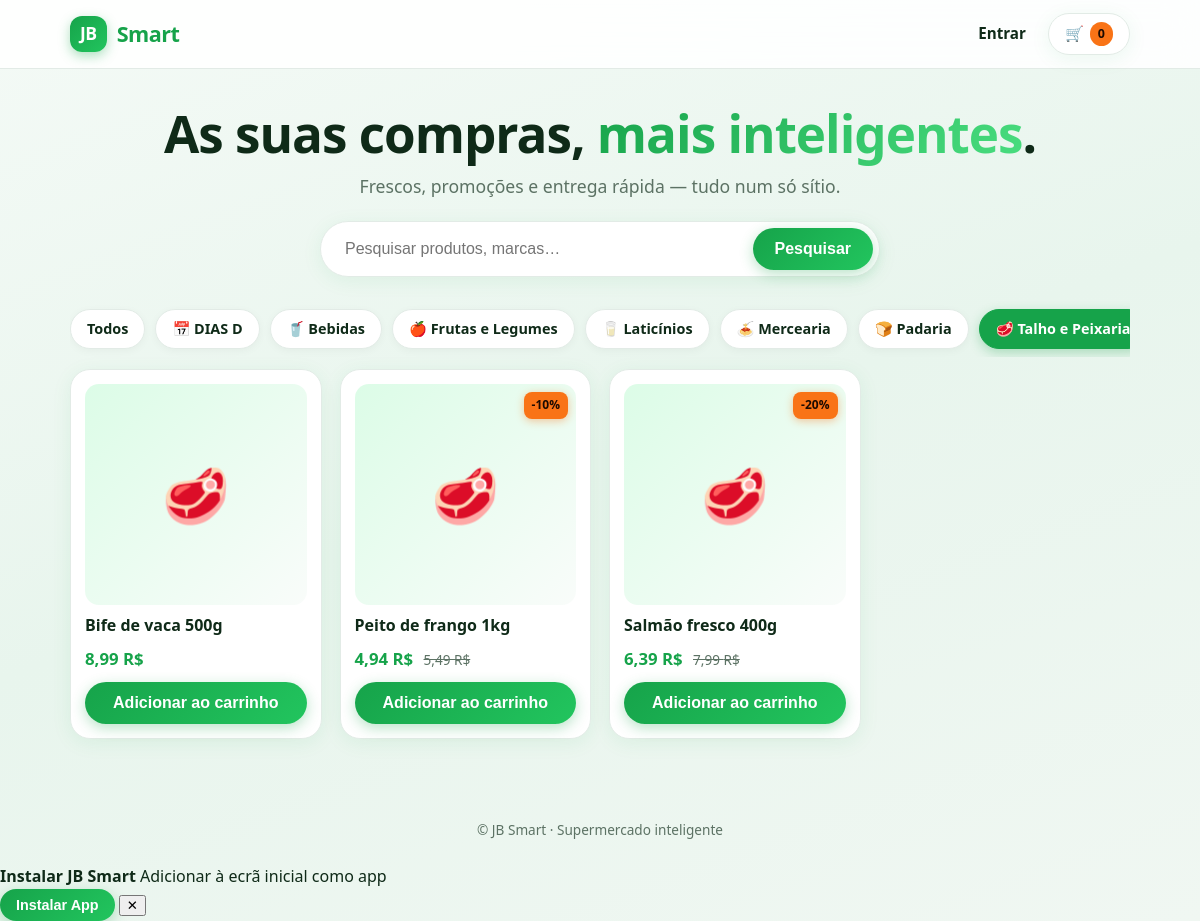
/?cat=2, run on the app's committed database.
### loja/models.py (models this page shows, shortened)
class Categoria(models.Model):
    nome = models.CharField(max_length=80)
    imagem = models.ImageField(upload_to="categorias/", blank=True, null=True)
    emoji = models.CharField(max_length=4, default="🛒", blank=True)
    class Meta:
        ordering = ["nome"]

class Produto(models.Model):
    categoria = models.ForeignKey(Categoria, on_delete=models.CASCADE, related_name="produtos")
    nome = models.CharField(max_length=120)
    preco = models.DecimalField("Preço (R$)", max_digits=8, decimal_places=2)
    promocao = models.PositiveSmallIntegerField("Desconto (%)", default=0)
    stock = models.PositiveIntegerField(default=0)
    imagem = models.ImageField(upload_to="produtos/", blank=True, storage=None)
    ativo = models.BooleanField(default=True)
    class Meta:
        ordering = ["nome"]
    @property
    def preco_final(self):
        desconto = Decimal(100 - min(self.promocao, 100)) / Decimal(100)
        return (self.preco * desconto).quantize(Decimal("0.01"), rounding=ROUND_HALF_UP)

### loja/views.py (the view)
# urls.py: path("", views.lista, name="lista"),
def lista(request):
    produtos = Produto.objects.filter(ativo=True).select_related("categoria")
    q = request.GET.get("q", "").strip()
    cat = request.GET.get("cat")
    so_promo = request.GET.get("promo")
    if q:
        produtos = produtos.filter(Q(nome__icontains=q) | Q(categoria__nome__icontains=q))
    if cat:
        produtos = produtos.filter(categoria_id=cat)
    if so_promo:
        produtos = produtos.filter(promocao__gt=0)
    return render(request, "loja/lista.html", {
        "produtos": produtos, "categorias": Categoria.objects.all(),
        "q": q, "cat": cat, "so_promo": so_promo,
    })

### loja/cart.py (called while the page is built)
    def __len__(self):
        return sum(self.dados.values())

### loja/context_processors.py (called while the page is built)
def carrinho(request):
    return {"carrinho_qtd": len(Carrinho(request))}

### loja/templates/loja/lista.html (shortened to what this page needs)
{% extends "loja/base.html" %}
{% block content %}
<section class="hero">
  <h1>As suas compras, <em>mais inteligentes</em>.</h1>
  <p>Frescos, promoções e entrega rápida — tudo num só sítio.</p>
  <form class="search" method="get">
    <input name="q" value="{{ q }}" placeholder="Pesquisar produtos, marcas…">
    <button class="btn" type="submit">Pesquisar</button>
  </form>
</section>
<div class="chips">
  <a class="chip {% if not cat and not so_promo %}on{% endif %}" href="{% url 'lista' %}">Todos</a>
  <a class="chip" href="{% url 'dias_d' %}">📅 DIAS D</a>
  {% for c in categorias %}
    <a class="chip {% if cat == c.pk|stringformat:'s' %}on{% endif %}" href="?cat={{ c.pk }}">{{ c.emoji }} {{ c.nome }}</a>
  {% endfor %}
</div>
<div class="grid" id="productsGrid">
  {% for p in produtos %}
  <article class="card product-card" style="opacity:0;">
    <div class="img">
      {% if p.imagem %}
        <img src="{{ p.imagem.url }}" alt="{{ p.nome }}">
      {% else %}
        <span>{{ p.categoria.emoji }}</span>
      {% endif %}
      {% if p.promocao %}<span class="tag">-{{ p.promocao }}%</span>{% endif %}
    </div>
    <h3>{{ p.nome }}</h3>
    <div class="price">
      <strong>{{ p.preco_final }} R$</strong>
      {% if p.promocao %}<s>{{ p.preco }} R$</s>{% endif %}
    </div>
    {% if p.stock > 0 %}
      <form method="post" action="{% url 'adicionar' p.pk %}">{% csrf_token %}
        <button class="btn full">Adicionar ao carrinho</button>
      </form>
    {% else %}
      <button class="btn full off" disabled>Esgotado</button>
    {% endif %}
  </article>
  {% empty %}
  <p class="muted" style="grid-column:1/-1;text-align:center;padding:40px 0;">Nenhum produto encontrado.</p>
  {% endfor %}
</div>
{% endblock %}

### loja/static/loja/css/style.css (style rules this page uses)
:root { --bg: #f4faf6; --bg-grad: linear-gradient(160deg, #f4faf6 0%, #e8f5ed 50%, #f0f7f2 100%); --surface: #ffffff; --surface-2: #f9fcfa; --text: #0f2a18; --muted: #5c7264; --brand: #16a34a; --brand-dark: #128a3e; --brand-light: #dcfce7; --accent: #f97316; --accent-soft: #ffedd5; --line: #e2ebe6; --shadow: 0 4px 20px rgba(22, 163, 74, 0.08); --shadow-lg: 0 12px 40px rgba(22, 163, 74, 0.12); --radius: 20px; --radius-sm: 14px; --on: #ffffff; --err: #dc2626; --ok: #16a34a; --transition: 0.25s cubic-bezier(0.4, 0, 0.2, 1); }
* { box-sizing: border-box; }
html { scroll-behavior: smooth; }
body { margin: 0; background: var(--bg-grad); background-attachment: fixed; color: var(--text); font-family: system-ui, -apple-system, "Segoe UI", Roboto, "Helvetica Neue", sans-serif; line-height: 1.55; padding-bottom: env(safe-area-inset-bottom); min-height: 100vh; }
a { color: var(--brand); text-decoration: none; transition: color var(--transition); }
.btn { display: inline-flex; align-items: center; justify-content: center; gap: 8px; background: linear-gradient(135deg, var(--brand), #22c55e); color: white; border: none; border-radius: 999px; padding: 12px 24px; font-weight: 700; font-size: 1rem; text-decoration: none; cursor: pointer; transition: transform var(--transition), box-shadow var(--transition), filter var(--transition); box-shadow: 0 4px 14px rgba(22, 163, 74, 0.3); }
.btn.full { width: 100%; }
.hero { padding: 36px 0 16px; text-align: center; }
.hero h1 { font-size: clamp(2rem, 6vw, 3.2rem); line-height: 1.1; margin: 0 0 12px; font-weight: 800; letter-spacing: -1px; }
.hero h1 em { font-style: normal; background: linear-gradient(135deg, var(--brand), #4ade80); -webkit-background-clip: text; -webkit-text-fill-color: transparent; background-clip: text; }
.hero p { color: var(--muted); font-size: 1.1rem; margin: 0 0 20px; }
.search { display: flex; gap: 10px; max-width: 560px; margin: 0 auto; background: var(--surface); padding: 6px; border-radius: 999px; box-shadow: var(--shadow); border: 1px solid var(--line); }
.search input { flex: 1; border: none; background: transparent; padding: 12px 18px; font-size: 1rem; outline: none; }
.search .btn { padding: 12px 22px; }
.chips { display: flex; gap: 10px; overflow-x: auto; padding: 16px 0 8px; scrollbar-width: none; -ms-overflow-style: none; }
.chip { white-space: nowrap; border: 1px solid var(--line); background: var(--surface); color: var(--text); border-radius: 999px; padding: 8px 16px; text-decoration: none; font-size: 0.9rem; font-weight: 600; transition: all var(--transition); box-shadow: 0 2px 8px rgba(0,0,0,0.04); }
.chip.on { background: var(--brand); color: white; border-color: var(--brand); box-shadow: 0 4px 12px rgba(22, 163, 74, 0.3); }
.grid { display: grid; gap: 18px; grid-template-columns: repeat(auto-fill, minmax(180px, 1fr)); padding: 12px 0 48px; }
.card { background: var(--surface); border: 1px solid var(--line); border-radius: var(--radius); padding: 14px; display: flex; flex-direction: column; gap: 10px; box-shadow: var(--shadow); transition: transform var(--transition), box-shadow var(--transition); animation: fadeUp 0.5s ease both; }
.card h3 { font-size: 1rem; margin: 0; flex: 1; font-weight: 700; line-height: 1.3; }
.img { position: relative; aspect-ratio: 1; border-radius: var(--radius-sm); background: linear-gradient(135deg, var(--brand-light), var(--surface-2)); display: grid; place-items: center; overflow: hidden; }
.img span:first-child { font-size: 3.4rem; }
.tag { position: absolute; top: 8px; right: 8px; background: var(--accent); color: #1c0a00; border-radius: 8px; padding: 4px 8px; font-size: 0.75rem; font-weight: 800; box-shadow: 0 2px 8px rgba(249, 115, 22, 0.4); }
.price { font-size: 1.05rem; }
.price strong { font-weight: 800; color: var(--brand); }
.price s { color: var(--muted); margin-left: 6px; font-size: 0.85rem; }
.card:nth-child(5) { animation-delay: 0.25s; }
.card:nth-child(6) { animation-delay: 0.3s; }
.card:nth-child(n+7) { animation-delay: 0.35s; }
@media (min-width: 900px) { .grid { grid-template-columns: repeat(auto-fill, minmax(200px, 1fr)); } }
.product-card.fade-up { animation: fadeUp 0.5s ease both; }

### data on the page
Categoria: emoji "🥤", nome "Bebidas"
Categoria: emoji "🍎", nome "Frutas e Legumes"
Categoria: emoji "🥛", nome "Laticínios"
Categoria: emoji "🍝", nome "Mercearia"
Categoria: emoji "🍞", nome "Padaria"
Categoria: emoji "🥩", nome "Talho e Peixaria"
Produto: categoria.emoji "🥩", nome "Bife de vaca 500g", preco_final "8,99", stock "Adicionar ao carrinho"
Produto: categoria.emoji "🥩", promocao "10", nome "Peito de frango 1kg", preco_final "4,94", preco "5,49", stock "Adicionar ao carrinho"
Produto: categoria.emoji "🥩", promocao "20", nome "Salmão fresco 400g", preco_final "6,39", preco "7,99", stock "Adicionar ao carrinho"

### other printed values
{{ carrinho_qtd }} "0"
